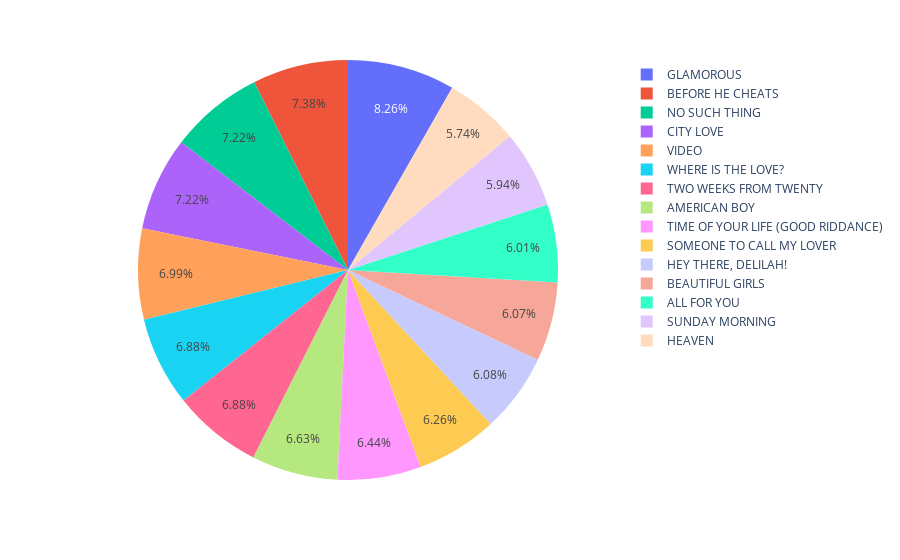

Write notebook code for a chart like this one.
### Markdown cell above
The graph does not show any definite relation between featuring artist and total points.

### Code cell
#Distribution of ‘TOTAL POINTS’ for the top 20 songs

df_new=pd.DataFrame()
df_new=df.nlargest(15, "TOTAL POINTS")

fig = px.pie(df_new, values='TOTAL POINTS', names='SONG TITLE')
fig.show()

### Figure 1 — Plotly figure (JSON) as saved in the notebook; plotly's stock layout.template omitted (floating-point values rounded to 4 significant figures)
{"data": [{"domain": {"x": [0, 1], "y": [0, 1]}, "hoverlabel": {"namelength": 0}, "hovertemplate": "SONG TITLE=%{label}<br>TOTAL POINTS=%{value}", "labels": ["GLAMOROUS", "BEFORE HE CHEATS", "NO SUCH THING", "CITY LOVE", "VIDEO", "WHERE IS THE LOVE?", "TWO WEEKS FROM TWENTY", "AMERICAN BOY", "TIME OF YOUR LIFE (GOOD RIDDANCE)", "SOMEONE TO CALL MY LOVER", "HEY THERE, DELILAH!", "BEAUTIFUL GIRLS", "ALL FOR YOU", "SUNDAY MORNING", "HEAVEN"], "legendgroup": "", "name": "", "showlegend": true, "type": "pie", "values": [1335, 1192, 1167, 1167, 1129, 1111, 1111, 1072, 1040, 1012, 983, 981, 971, 960, 928]}], "layout": {"legend": {"tracegroupgap": 0}, "margin": {"t": 60}}}
